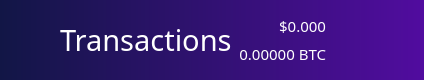
          <widget class="QFrame" name="NavBar">
           <property name="sizePolicy">
            <sizepolicy hsizetype="Preferred" vsizetype="Preferred">
             <horstretch>0</horstretch>
             <verstretch>0</verstretch>
            </sizepolicy>
           </property>
           <property name="minimumSize">
            <size>
             <width>0</width>
             <height>80</height>
            </size>
           </property>
           <property name="maximumSize">
            <size>
             <width>16777215</width>
             <height>80</height>
            </size>
           </property>
           <property name="layoutDirection">
            <enum>Qt::LeftToRight</enum>
           </property>
           <property name="autoFillBackground">
            <bool>false</bool>
           </property>
           <property name="styleSheet">
            <string notr="true">background: QLinearGradient(x1: 0, y1: 0, x2: 1, y2: 0, stop: 0 #121646, stop: 1 #510c9f);
border:0;
</string>
           </property>
           <property name="frameShape">
            <enum>QFrame::StyledPanel</enum>
           </property>
           <property name="frameShadow">
            <enum>QFrame::Raised</enum>
           </property>
           <layout class="QHBoxLayout" name="horizontalLayout_3">
            <property name="spacing">
             <number>6</number>
            </property>
            <property name="leftMargin">
             <number>60</number>
            </property>
            <property name="topMargin">
             <number>0</number>
            </property>
            <property name="rightMargin">
             <number>60</number>
            </property>
            <property name="bottomMargin">
             <number>0</number>
            </property>
            <item>
             <widget class="QLabel" name="label_2">
              <property name="sizePolicy">
               <sizepolicy hsizetype="Preferred" vsizetype="Preferred">
                <horstretch>0</horstretch>
                <verstretch>0</verstretch>
               </sizepolicy>
              </property>
              <property name="font">
               <font>
                <family>ZoinLight</family>
                <pointsize>22</pointsize>
                <weight>50</weight>
                <bold>false</bold>
               </font>
              </property>
              <property name="autoFillBackground">
               <bool>false</bool>
              </property>
              <property name="styleSheet">
               <string notr="true">color:white;
background-color: rgba(255, 255, 255,0);</string>
              </property>
              <property name="text">
               <string>Transactions</string>
              </property>
              <property name="indent">
               <number>0</number>
              </property>
             </widget>
            </item>
            <item>
             <layout class="QVBoxLayout" name="verticalLayout_5">
              <item>
               <widget class="QLabel" name="priceUSD">
                <property name="font">
                 <font>
                  <family>ZoinMedium</family>
                  <pointsize>11</pointsize>
                  <weight>50</weight>
                  <bold>false</bold>
                 </font>
                </property>
                <property name="styleSheet">
                 <string notr="true">background-color: rgb(0,0,0,0);
color: white;</string>
                </property>
                <property name="text">
                 <string>$0.000</string>
                </property>
                <property name="alignment">
                 <set>Qt::AlignBottom|Qt::AlignRight|Qt::AlignTrailing</set>
                </property>
               </widget>
              </item>
              <item>
               <widget class="QLabel" name="priceBTC">
                <property name="font">
                 <font>
                  <family>ZoinLight</family>
                  <pointsize>11</pointsize>
                  <weight>50</weight>
                  <bold>false</bold>
                 </font>
                </property>
                <property name="styleSheet">
                 <string notr="true">background-color: rgb(0,0,0,0);
color: white;</string>
                </property>
                <property name="text">
                 <string>0.00000 BTC</string>
                </property>
                <property name="alignment">
                 <set>Qt::AlignRight|Qt::AlignTop|Qt::AlignTrailing</set>
                </property>
               </widget>
              </item>
             </layout>
            </item>
            <item>
             <widget class="QPushButton" name="pushButton">
              <property name="maximumSize">
               <size>
                <width>50</width>
                <height>80</height>
               </size>
              </property>
              <property name="styleSheet">
               <string notr="true">background: rgb(0,0,0,0);</string>
              </property>
              <property name="text">
               <string/>
              </property>
              <property name="icon">
               <iconset>
                <normaloff>:/icons/Exports_45</normaloff>:/icons/Exports_45</iconset>
              </property>
              <property name="iconSize">
               <size>
                <width>70</width>
                <height>70</height>
               </size>
              </property>
             </widget>
            </item>
           </layout>
          </widget>
